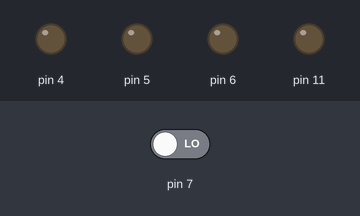
Recording of a sketch running on a simulated Arduino Uno, built with avr-gcc and run on an emulated ATmega328P. Shown: output pins drawn as LEDs (lit = HIGH). Dashed ring = blinking. Inputs (shaded band) come from the test bench; at power-on: pin 7 LOW. What the sketch prints to the serial monitor is not drawn.

Above: at 1.2 s.
1.3 s: pin 7 driven HIGH
At 10.6 s:
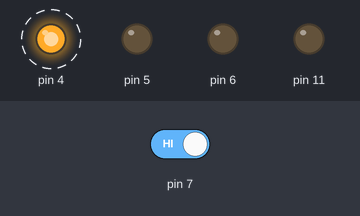
At 12.3 s:
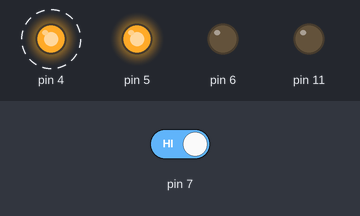
Timing chart, 0 to 13.3 s (numbered marks = the images above; inputs shaded):
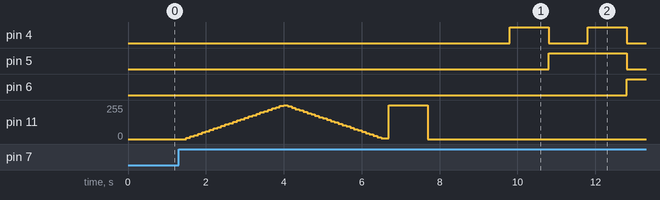

The sketch:

led_counter.ino
```cpp
int pushCount=0;
 int state;

void setup()
{
  pinMode(11, OUTPUT);
  pinMode(7, INPUT);
  pinMode(4, OUTPUT);
  pinMode(5, OUTPUT);
  pinMode(6, OUTPUT);
  Serial.begin(9600);
  int pushCount =0;
}

void loop()
{

  state = digitalRead(7);
  if(state==HIGH)
  {
    pushCount++;
    delay(100);
    Serial.print(pushCount);
  }
   if(pushCount ==3)
    {digitalWrite(6,LOW);
     digitalWrite(5,LOW);
     digitalWrite(4,LOW);
          delay(1000);

     digitalWrite(6,LOW);
     digitalWrite(5,LOW);
     digitalWrite(4,HIGH);
          delay(1000);


     digitalWrite(6,LOW);
     digitalWrite(5,HIGH);
     digitalWrite(4,LOW);
          delay(1000);


     digitalWrite(6,LOW);
     digitalWrite(5,HIGH);
     digitalWrite(4,HIGH);
          delay(1000);


     digitalWrite(6,HIGH);
     digitalWrite(5,LOW);
     digitalWrite(4,LOW);
          delay(1000);


     digitalWrite(6,HIGH);
     digitalWrite(5,LOW);
     digitalWrite(4,HIGH);
          delay(1000);


     digitalWrite(6,HIGH);
     digitalWrite(5,HIGH);
     digitalWrite(4,LOW);
          delay(1000);


     digitalWrite(6,HIGH);
     digitalWrite(5,HIGH);
     digitalWrite(4,HIGH);
          delay(1000);
    }

 if(pushCount == 1)
 {
   for(int i =0;i<255; i=i+10)
   {
     analogWrite(11,i);
     delay(100);
   }
   for(int j=255; j>0; j=j-10)
   {
     analogWrite(11,j);
     delay(100);
   }
 }

    if(pushCount ==2)
  {

      analogWrite(11, 255);
      delay(1000);
      analogWrite(11,0);
      delay(1000);

  }

}
```
